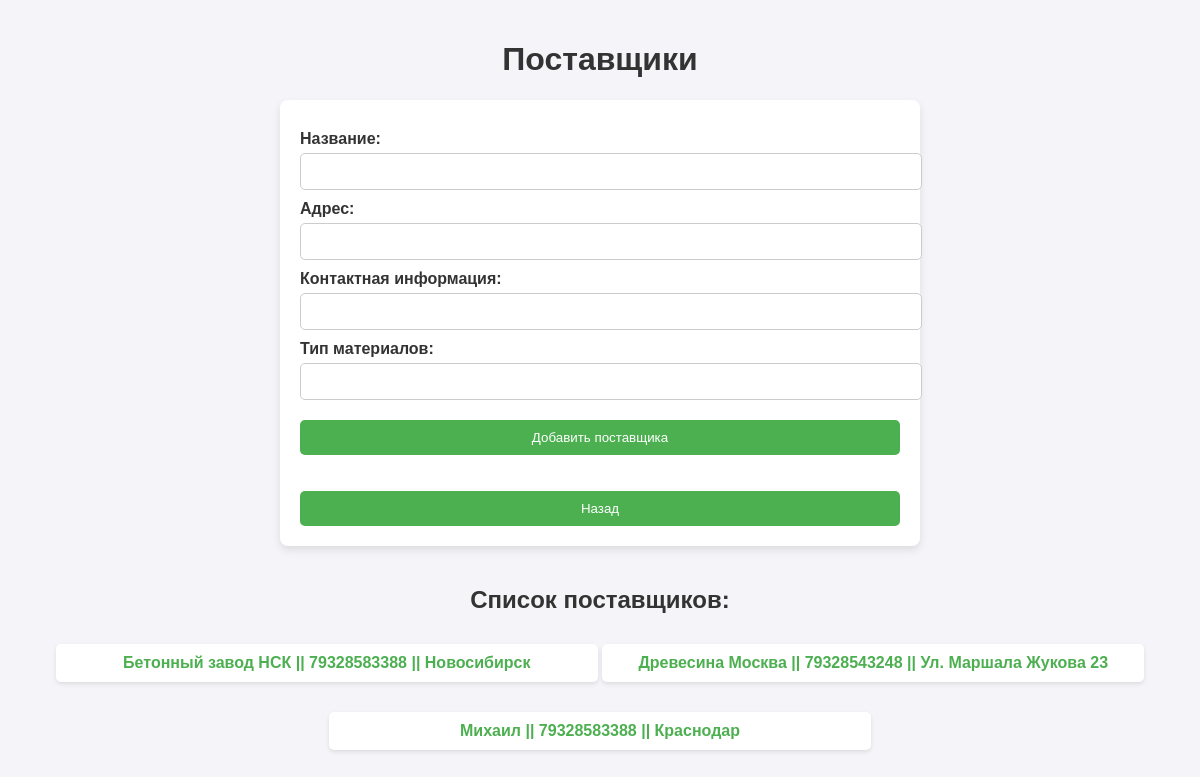
Screenshot of /suppliers (signed in) with the database file from the repository.
### tables this page shows
CREATE TABLE suppliers (
                id INTEGER PRIMARY KEY AUTOINCREMENT,
                name TEXT NOT NULL,
                address TEXT,
                contact_info TEXT,
                type_of_materials TEXT
            );

### main.py (the view, shortened to what this page needs)
@app.route("/suppliers", methods=["GET", "POST"])
@login_required
def manage_suppliers():
    suppliers = SupplierTable.get_all()
    return render_template("manage_suppliers.html", suppliers=suppliers)

### active_record.py (called while the page is built)
    @staticmethod
    def connect():
        conn = sqlite3.connect(DB_PATH)
        conn.row_factory = sqlite3.Row
        return conn

    @staticmethod
    def from_row(row):
        return Supplier(
            id=row["id"], name=row["name"], contact_info=row["contact_info"],
            type_of_materials=row["type_of_materials"], address=row["address"]
        )

    @staticmethod
    def get_all():
        conn = Supplier.connect()
        cursor = conn.cursor()
        cursor.execute("SELECT * FROM suppliers")
        rows = cursor.fetchall()
        conn.close()
        return [Supplier.from_row(row) for row in rows]

    @staticmethod
    def from_row(row):
        if len(row) == 4:
            return User(
                id=row[0],
                username=row[1],
                password=row[2],
                desc=row[3]
            )
        return None

    @classmethod
    def get_by_id(cls, user_id):
        conn = User.connect()
        cursor = conn.cursor()
        cursor.execute("SELECT * FROM users WHERE id = ?", (user_id,))
        row = cursor.fetchone()
        conn.close()
        return User.from_row(row) if row else None

### main.py (called while the page is built)
@login_manager.user_loader
def load_user(user_id):
    return UserTable.get_by_id(user_id)

### table_module.py (called while the page is built)
    @staticmethod
    def get_all():
        return Supplier.get_all()

    @staticmethod
    def get_by_id(user_id):
        return User.get_by_id(user_id)

### templates/manage_suppliers.html (shortened to what this page needs)
<!DOCTYPE html>
<html lang="ru">
<head>
</head>
<body>
<h1>Поставщики</h1>
<div class="form-container">
    <form method="POST">
        <label for="name">Название:</label>
        <input type="text" id="name" name="name" required>
        <label for="address">Адрес:</label>
        <input type="text" id="address" name="address" required>
        <label for="contact_info">Контактная информация:</label>
        <input type="text" id="contact_info" name="contact_info" required>
        <label for="type_of_materials">Тип материалов:</label>
        <input type="text" id="type_of_materials" name="type_of_materials" required>
        <button type="submit">Добавить поставщика</button>
    </form>
        <button type="submit" onclick="window.location.href='{{ url_for('index') }}'">Назад</button>
</div>
<h2>Список поставщиков:</h2>
<ul class="supplier-list">
    {% for supplier in suppliers %}
    <li>
        <a href="{{ url_for('manage_supplier', supplier_id=supplier.id) }}">{{ supplier.name }} || {{ supplier.contact_info }} || {{ supplier.address }}</a>
    </li>
    {% endfor %}
</ul>
</body>
</html>

### templates/manage_suppliers.html (style rules this page uses)
body { font-family: Arial, sans-serif; margin: 0; padding: 20px; background-color: #f4f4f9; }
h1 { color: #333; text-align: center; }
.form-container { background-color: #fff; padding: 20px; border-radius: 8px; box-shadow: 0 4px 8px rgba(0, 0, 0, 0.1); max-width: 600px; margin: 0 auto; }
.form-container label { display: block; margin-top: 10px; font-weight: bold; color: #333; }
.form-container input { width: 100%; padding: 10px; margin-top: 5px; border: 1px solid #ccc; border-radius: 5px; }
.form-container button { background-color: #4CAF50; color: white; padding: 10px 20px; border: none; border-radius: 5px; cursor: pointer; margin-top: 20px; width: 100%; }
h2 { color: #333; margin-top: 40px; text-align: center; }
.supplier-list { list-style-type: none; padding: 0; text-align: center; }
.supplier-list li { background-color: #fff; margin: 10px 0; padding: 10px; border-radius: 5px; box-shadow: 0 2px 4px rgba(0, 0, 0, 0.1); display: inline-block; width: 45%; margin-bottom: 20px; }
.supplier-list a { color: #4CAF50; text-decoration: none; font-weight: bold; }

### rows the page displays
suppliers: name "Бетонный завод НСК", contact_info "79328583388", address "Новосибирск"
suppliers: name "Древесина Москва", contact_info "79328543248", address "Ул. Маршала Жукова 23"
suppliers: name "Михаил", contact_info "79328583388", address "Краснодар"
